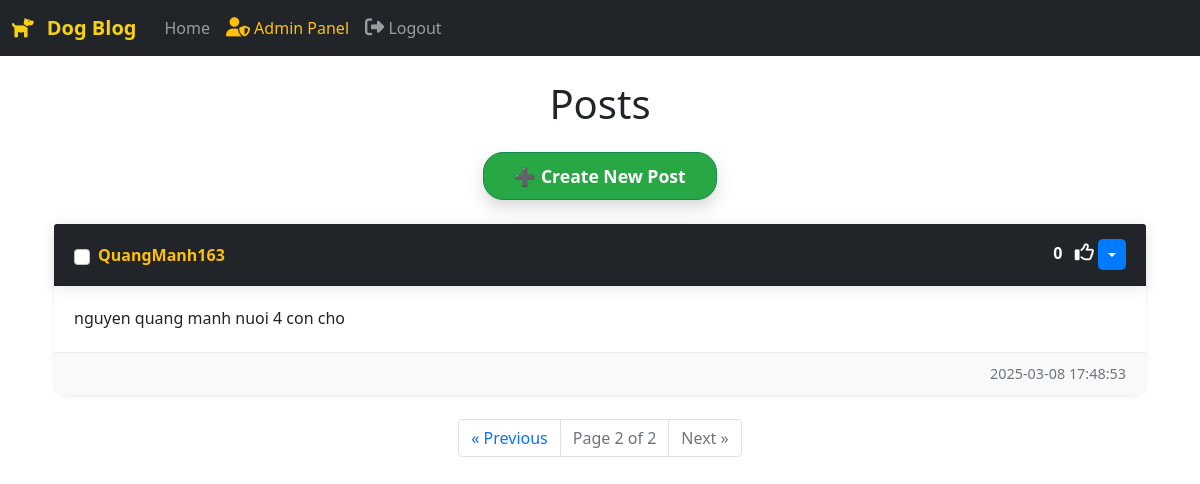
The page /home?page=2 (signed in) on the database as committed earlier.
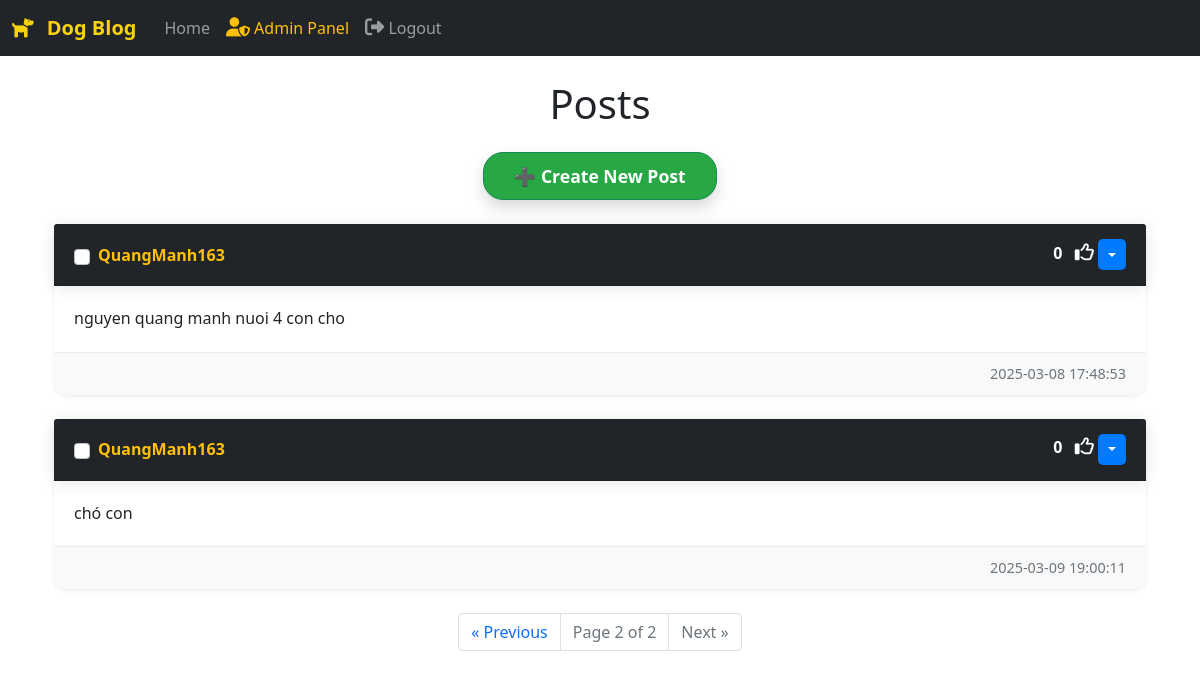
The same page on the database as committed later.
### website/models.py (models this page shows)
class Post(db.Model):
    id = db.Column(db.Integer, primary_key=True)
    text = db.Column(db.Text, nullable=False)
    date_created = db.Column(db.DateTime(timezone=True), default=func.now())
    author = db.Column(db.Integer, db.ForeignKey(
        'user.id', ondelete="CASCADE"), nullable=False)
    comments = db.relationship('Comment', backref='post', passive_deletes=True)
    likes = db.relationship('Like', backref='post', passive_deletes=True)

class User(db.Model, UserMixin):
    id = db.Column(db.Integer, primary_key=True)
    email = db.Column(db.String(150), unique=True)
    username = db.Column(db.String(150), unique=True)
    password = db.Column(db.String(150))
    date_created = db.Column(db.DateTime(timezone=True), default=func.now())
    is_admin = db.Column(db.Boolean, default=False)  # Thêm trường này
    is_blocked = db.Column(db.Boolean, default=False)  # Thêm để block user
    posts = db.relationship('Post', backref='user', passive_deletes=True)
    comments = db.relationship('Comment', backref='user', passive_deletes=True)
    likes = db.relationship('Like', backref='user', passive_deletes=True)

### website/views.py (the view)
@views.route("/")
@views.route("/home")
def home():
    if not current_user.is_authenticated:
        return redirect(url_for('views.welcome'))  # Chuyển hướng nếu chưa đăng nhập
    page = request.args.get('page', 1, type=int)
    posts = Post.query.paginate(page=page, per_page=10)
    return render_template("home.html", user=current_user, posts=posts)

### website/__init__.py (called while the page is built)
def create_app():
    app = Flask(__name__)
    app.config['SECRET_KEY'] = "helloworld"
    app.config['SQLALCHEMY_DATABASE_URI'] = f'sqlite:///{DB_NAME}'
    db.init_app(app)
    migrate = Migrate(app, db)
    from .views import views
    from .auth import auth
    app.register_blueprint(views, url_prefix="/")
    app.register_blueprint(auth, url_prefix="/")
    from .models import User, Post, Comment, Like
    create_database(app)
    login_manager = LoginManager()
    login_manager.login_view = "auth.login"
    login_manager.init_app(app)
    @login_manager.user_loader
    def load_user(id):
        return User.query.get(int(id))
    return app

### website/templates/home.html (shortened to what this page needs)
{% extends "base.html" %}
{% block content %}
    <div class="container mt-4">
        <h1 class="text-center mb-4">Posts</h1>
        {% if user.is_authenticated %}
            <div class="text-center mb-4">
                <a href="/create-post" class="btn btn-success btn-lg shadow">➕ Create New Post</a>
            </div>
        {% endif %}
        <form id="delete-selected-form" action="{{ url_for('views.delete_selected_posts') }}" method="POST">
            <div id="posts">
                {% for post in posts.items %}
                    <div class="card shadow-sm mb-4 border-0">
                        <div class="card-header bg-dark text-white d-flex justify-content-between align-items-center">
                            <div class="d-flex align-items-center">
                                {% if user.id == post.author %}
                                    <input type="checkbox" class="form-check-input me-2 delete-checkbox" name="selected_posts" value="{{ post.id }}">
                                {% endif %}
                                <a href="/posts/{{ post.user.username }}" class="text-warning fw-bold">{{ post.user.username }}</a>
                            </div>
                            <div>
                                <span id="likes-count-{{ post.id }}" class="me-2">{{ post.likes|length }}</span>
                                {% if user.id in post.likes|map(attribute="author")|list %}
                                    <i class="fas fa-thumbs-up text-warning" id="like-button-{{ post.id }}" onclick="like({{ post.id }})"></i>
                                {% else %}
                                    <i class="far fa-thumbs-up text-white" id="like-button-{{ post.id }}" onclick="like({{ post.id }})"></i>
                                {% endif %}
                                {% if user.id == post.author %}
                                    <div class="btn-group">
                                        <button type="button" class="btn btn-sm btn-light dropdown-toggle" data-bs-toggle="dropdown"></button>
                                    </div>
                                {% endif %}
                            </div>
                        </div>
                        <div class="card-body">
                            <p class="card-text">{{ post.text }}</p>
                        </div>
                        <div class="card-footer text-muted text-end">
                            {{ post.date_created }}
                        </div>
                    </div>
                {% endfor %}
            </div>
        </form>
        <nav>
            <ul class="pagination justify-content-center">
                {% if posts.has_prev %}
                    <li class="page-item"><a href="{{ url_for('views.home', page=posts.prev_num) }}" class="page-link">&laquo; Previous</a></li>
                {% else %}
                    <li class="page-item disabled"><span class="page-link">&laquo; Previous</span></li>
                {% endif %}
                <li class="page-item disabled"><span class="page-link">Page {{ posts.page }} of {{ posts.pages }}</span></li>
                {% if posts.has_next %}
                    <li class="page-item"><a href="{{ url_for('views.home', page=posts.next_num) }}" class="page-link">Next &raquo;</a></li>
                {% else %}
                    <li class="page-item disabled"><span class="page-link">Next &raquo;</span></li>
                {% endif %}
            </ul>
        </nav>
    </div>
{% endblock %}

Rows that differ between the two databases and show on the page:
added Post: user.username "QuangManh163", likes|length "0", text "chó con", date_created "2025-03-09 19:00:11"
